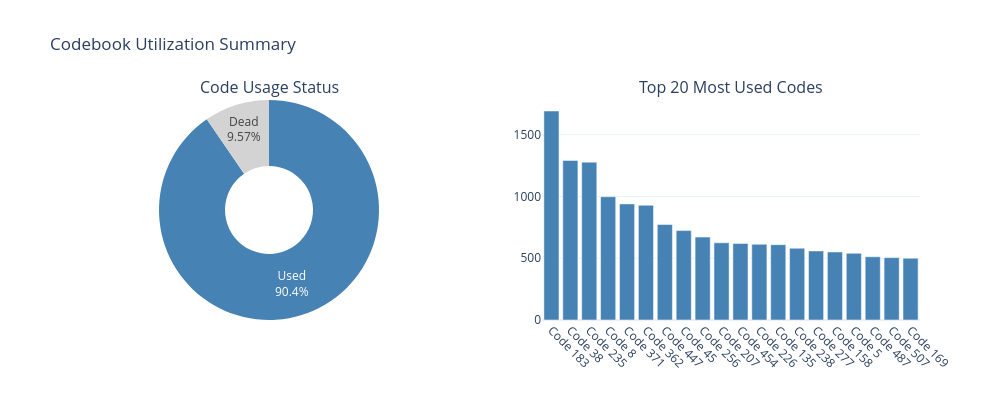

Notebook code cell kept with this figure:
### Code cell
def plot_codebook_summary(codebook_stats, num_codes):
    """create summary pie chart of codebook utilization."""
    fig = make_subplots(
        rows=1, cols=2,
        specs=[[{"type": "pie"}, {"type": "bar"}]],
        subplot_titles=["Code Usage Status", "Top 20 Most Used Codes"]
    )
    
    ### pie chart: used vs dead
    fig.add_trace(
        go.Pie(
            labels=["Used", "Dead"],
            values=[codebook_stats["used_codes"], codebook_stats["dead_codes"]],
            marker_colors=["steelblue", "lightgray"],
            hole=0.4,
            textinfo='label+percent'
        ),
        row=1, col=1
    )
    
    ### bar chart: top 20 codes
    sorted_indices = np.argsort(codebook_stats["code_counts"])[::-1][:20]
    top_counts = codebook_stats["code_counts"][sorted_indices]
    
    fig.add_trace(
        go.Bar(
            x=[f"Code {i}" for i in sorted_indices],
            y=top_counts,
            marker_color='steelblue'
        ),
        row=1, col=2
    )
    
    fig.update_layout(
        title="Codebook Utilization Summary",
        template="plotly_white",
        height=400,
        width=1000,
        showlegend=False
    )
    
    fig.update_xaxes(tickangle=45, row=1, col=2)
    
    fig.show()
    fig.write_html(OUTPUT_DIR / "codebook_summary.html")

plot_codebook_summary(codebook_stats, num_codes)

### Figure 1 — Plotly figure (JSON) as saved in the notebook; plotly's stock layout.template omitted (floating-point values rounded to 4 significant figures)
{"data": [{"domain": {"x": [0, 0.45], "y": [0, 1]}, "hole": 0.4, "labels": ["Used", "Dead"], "marker": {"colors": ["steelblue", "lightgray"]}, "textinfo": "label+percent", "type": "pie", "values": [463, 49]}, {"marker": {"color": "steelblue"}, "type": "bar", "x": ["Code 183", "Code 38", "Code 235", "Code 8", "Code 371", "Code 362", "Code 447", "Code 45", "Code 256", "Code 207", "Code 454", "Code 226", "Code 135", "Code 238", "Code 277", "Code 158", "Code 5", "Code 487", "Code 507", "Code 169"], "xaxis": "x", "y": [1692, 1292, 1278, 998, 940, 929, 773, 724, 671, 625, 620, 613, 610, 581, 559, 551, 540, 512, 505, 500], "yaxis": "y"}], "layout": {"annotations": [{"font": {"size": 16}, "showarrow": false, "text": "Code Usage Status", "x": 0.225, "xanchor": "center", "xref": "paper", "y": 1, "yanchor": "bottom", "yref": "paper"}, {"font": {"size": 16}, "showarrow": false, "text": "Top 20 Most Used Codes", "x": 0.775, "xanchor": "center", "xref": "paper", "y": 1, "yanchor": "bottom", "yref": "paper"}], "height": 400, "showlegend": false, "title": {"text": "Codebook Utilization Summary"}, "width": 1000, "xaxis": {"anchor": "y", "domain": [0.55, 1], "tickangle": 45}, "yaxis": {"anchor": "x", "domain": [0, 1]}}}
